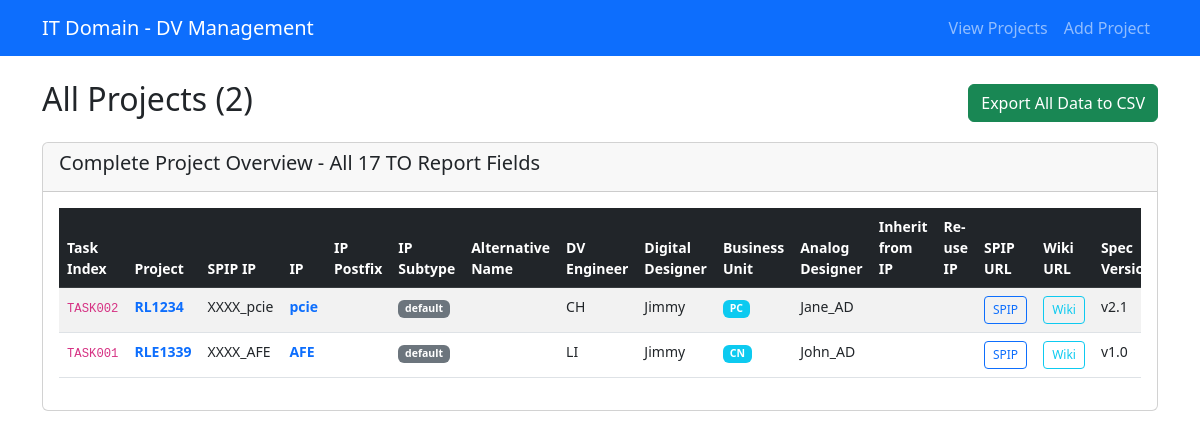
/domains/it-domain/index.php, run on the app's committed database.
### tables this page shows
CREATE TABLE dv_tasks (
    id INT AUTO_INCREMENT PRIMARY KEY,
    project_id INT,
    task_index VARCHAR(50),
    dv_engineer VARCHAR(100),
    digital_designer VARCHAR(100),
    business_unit VARCHAR(10),
    analog_designer VARCHAR(100),
    inherit_from_ip VARCHAR(100),
    reuse_ip VARCHAR(100),
    created_at TIMESTAMP DEFAULT CURRENT_TIMESTAMP,
    updated_at TIMESTAMP DEFAULT CURRENT_TIMESTAMP ON UPDATE CURRENT_TIMESTAMP,
    FOREIGN KEY (project_id) REFERENCES projects(id) ON DELETE CASCADE
);

CREATE TABLE projects (
    id INT AUTO_INCREMENT PRIMARY KEY,
    project_name VARCHAR(100) NOT NULL UNIQUE,
    spip_ip VARCHAR(100),
    ip VARCHAR(100),
    ip_postfix VARCHAR(50),
    ip_subtype VARCHAR(50) DEFAULT 'default',
    alternative_name VARCHAR(100),
    spip_url VARCHAR(500),
    wiki_url VARCHAR(500),
    spec_version VARCHAR(50),
    spec_path VARCHAR(500),
    created_at TIMESTAMP DEFAULT CURRENT_TIMESTAMP,
    updated_at TIMESTAMP DEFAULT CURRENT_TIMESTAMP ON UPDATE CURRENT_TIMESTAMP
);

### domains/it-domain/index.php (the view, shortened to what this page needs)
<?php
$database = new Database();
$db = $database->getConnection();
$action = $_GET['action'] ?? 'list';
$projects = $db->query("SELECT p.*, dt.task_index, dt.dv_engineer, dt.digital_designer, dt.business_unit, dt.analog_designer, dt.inherit_from_ip, dt.reuse_ip
                       FROM projects p
                       LEFT JOIN dv_tasks dt ON p.id = dt.project_id
                       ORDER BY p.project_name")->fetchAll();
?>
<!DOCTYPE html>
<html lang="en">
<head>
    <link href="https://cdn.jsdelivr.net/npm/bootstrap@5.3.0/dist/css/bootstrap.min.css" rel="stylesheet">
    <link href="https://cdnjs.cloudflare.com/ajax/libs/font-awesome/6.0.0/css/all.min.css" rel="stylesheet">
</head>
<body>
    <nav class="navbar navbar-expand-lg navbar-dark bg-primary">
        <div class="container">
            <a class="navbar-brand" href="index.php">IT Domain - DV Management</a>
            <div class="navbar-nav ms-auto">
                <a class="nav-link" href="?action=list">View Projects</a>
                <a class="nav-link" href="?action=add">Add Project</a>
            </div>
        </div>
    </nav>
    <div class="container mt-4">
        <?php if ($action === 'list'): ?>
            <div class="row">
                <div class="col-md-12">
                    <div class="d-flex justify-content-between align-items-center mb-3">
                        <h2>All Projects (<?php echo count($projects); ?>)</h2>
                        <form method="POST" style="display: inline;">
                            <button type="submit" name="export_data" class="btn btn-success">Export All Data to CSV</button>
                        </form>
                    </div>
                    <div class="card">
                        <div class="card-header">
                            <h5>Complete Project Overview - All 17 TO Report Fields</h5>
                        </div>
                        <div class="card-body">
                            <div class="table-responsive">
                                <table class="table table-striped table-hover">
                                    <thead class="table-dark">
                                        <tr>
                                            <th>Task Index</th>
                                            <th>Project</th>
                                            <th>SPIP IP</th>
                                            <th>IP</th>
                                            <th>IP Postfix</th>
                                            <th>IP Subtype</th>
                                            <th>Alternative Name</th>
                                            <th>DV Engineer</th>
                                            <th>Digital Designer</th>
                                            <th>Business Unit</th>
                                            <th>Analog Designer</th>
                                            <th>Inherit from IP</th>
                                            <th>Re-use IP</th>
                                            <th>SPIP URL</th>
                                            <th>Wiki URL</th>
                                            <th>Spec Version</th>
                                        </tr>
                                    </thead>
                                    <tbody>
                                        <?php foreach ($projects as $project): ?>
                                        <tr>
                                            <td><code><?php echo htmlspecialchars($project['task_index'] ?? 'N/A'); ?></code></td>
                                            <td>
                                                <a href="javascript:void(0)" onclick="showIPDetails(<?php echo $project['id']; ?>, 'it')" class="text-decoration-none">
                                                    <strong><?php echo htmlspecialchars($project['project_name']); ?></strong>
                                                </a>
                                            </td>
                                            <td><?php echo htmlspecialchars($project['spip_ip'] ?? ''); ?></td>
                                            <td>
                                                <a href="javascript:void(0)" onclick="showIPDetails(<?php echo $project['id']; ?>, 'it')" class="text-decoration-none fw-bold">
                                                    <?php echo htmlspecialchars($project['ip'] ?? ''); ?>
                                                </a>
                                            </td>
                                            <td><?php echo htmlspecialchars($project['ip_postfix'] ?? ''); ?></td>
                                            <td>
                                                <span class="badge bg-<?php echo $project['ip_subtype'] === 'default' ? 'secondary' : 'primary'; ?>">
                                                    <?php echo htmlspecialchars($project['ip_subtype'] ?? 'default'); ?>
                                                </span>
                                            </td>
                                            <td><?php echo htmlspecialchars($project['alternative_name'] ?? ''); ?></td>
                                            <td><?php echo htmlspecialchars($project['dv_engineer'] ?? ''); ?></td>
                                            <td><?php echo htmlspecialchars($project['digital_designer'] ?? ''); ?></td>
                                            <td>
                                                <?php if ($project['business_unit']): ?>
                                                    <span class="badge bg-info"><?php echo htmlspecialchars($project['business_unit']); ?></span>
                                                <?php endif; ?>
                                            </td>
                                            <td><?php echo htmlspecialchars($project['analog_designer'] ?? ''); ?></td>
                                            <td><?php echo htmlspecialchars($project['inherit_from_ip'] ?? ''); ?></td>
                                            <td>
                                            </td>
                                            <td>
                                                <?php if ($project['spip_url']): ?>
                                                    <a href="<?php echo htmlspecialchars($project['spip_url'] ?? ''); ?>" target="_blank" class="btn btn-sm btn-outline-primary">SPIP</a>
                                                <?php endif; ?>
                                            </td>
                                            <td>
                                                <?php if ($project['wiki_url']): ?>
                                                    <a href="<?php echo htmlspecialchars($project['wiki_url'] ?? ''); ?>" target="_blank" class="btn btn-sm btn-outline-info">Wiki</a>
                                                <?php endif; ?>
                                            </td>
                                            <td><?php echo htmlspecialchars($project['spec_version'] ?? ''); ?></td>
                                        </tr>
                                        <?php endforeach; ?>
                                    </tbody>
                                </table>
                            </div>
                        </div>
                    </div>
                </div>
            </div>
        <?php endif; ?>
    </div>
</body>
</html>

### domains/it-domain/index.php (style rules this page uses)
.table-responsive { font-size: 0.875rem; }
.btn-sm { padding: 0.25rem 0.5rem; font-size: 0.75rem; }

### data on the page
dv_tasks: task_index "TASK002", project.project_name "RL1234", project.spip_ip "XXXX_pcie", project.ip "pcie", project.ip_subtype "default", dv_engineer "CH", digital_designer "Jimmy", business_unit "PC", analog_designer "Jane_AD", project.spec_version "v2.1"
dv_tasks: task_index "TASK001", project.project_name "RLE1339", project.spip_ip "XXXX_AFE", project.ip "AFE", project.ip_subtype "default", dv_engineer "LI", digital_designer "Jimmy", business_unit "CN", analog_designer "John_AD", project.spec_version "v1.0"

### other printed values
count($projects) "2"
